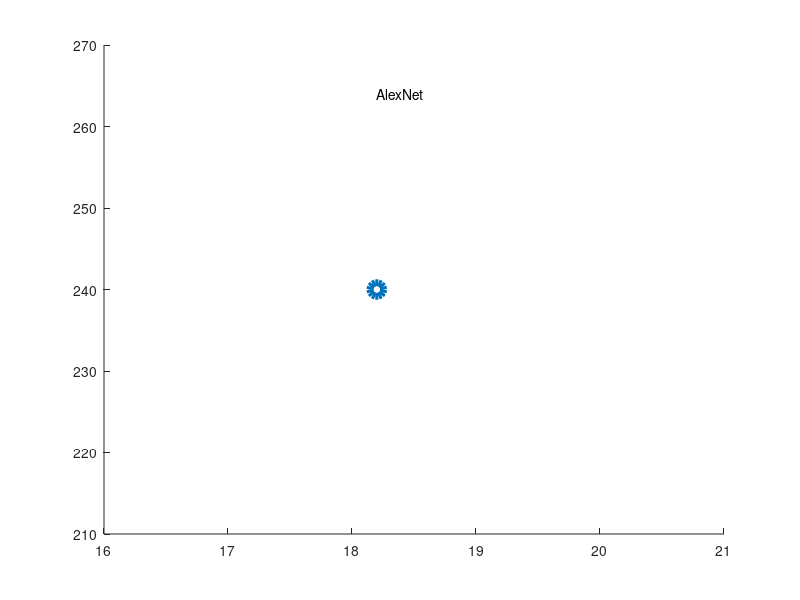

Source code (MATLAB): (Note: this script raises an error after producing the figure.)
% sizes = [240, 528, 548, 96, 102];
% layers = [5,8,16,19,22,200]
years = [1998, 2012, 2014, 2015, 2015];
names = ['AlexNet', 'VGG16',  'InceptionV3', 'ResNet-200'];
sizes = [240, 528, 96, 102];

acc = [18.2,7.4, 10.07,5.79];

% names = ['AlexNet', 'VGG16', 'VGG19', 'InceptionV3', 'ResNet-200'];

scatter(acc(1),sizes(1),100,'ro','LineWidth',5);
hold on
t = text(acc(1),sizes(1)*1.1,'AlexNet');
t.FontSize = 15;
hold on

scatter(acc(2),sizes(2),100,'bx','LineWidth',5);
hold on
t = text(acc(2),sizes(2)*1.04,'VGG16');
t.FontSize = 15;
hold on
scatter(acc(3),sizes(3),100,'c*','LineWidth',5);
hold on
t = text(acc(3),sizes(3)*1.2,'InceptionV3');
t.FontSize = 15;
hold on
scatter(acc(4),sizes(4),100,'m^','LineWidth',5);
hold on
t = text(acc(4),sizes(4)*1.2,'ResNet-200');
t.FontSize = 15;
set(gca, 'fontsize',18);
xlabel('Top-5 error rates on ImageNet (%)','FontSize',20);
ylabel('Size of the Network (MB)','FontSize',20);
% set(gca,'xscale','log');
% set(gca,'yscale','log');